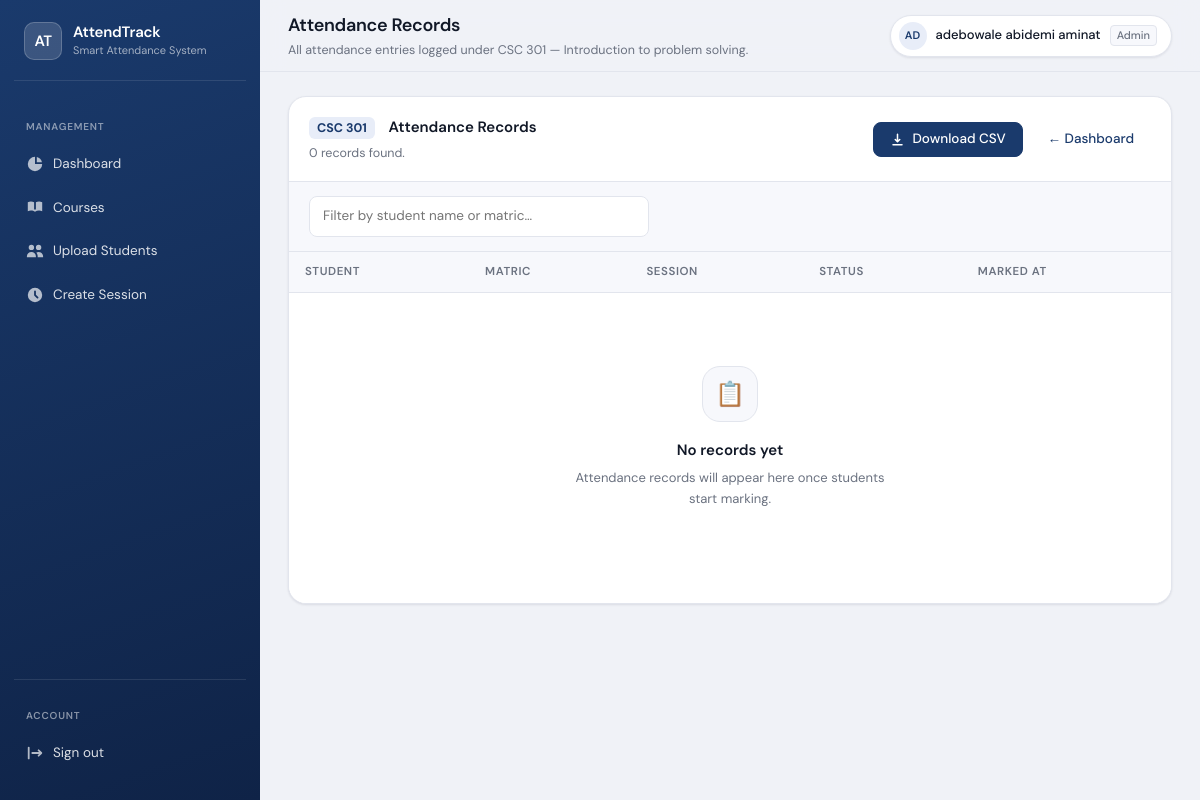
Page /courses/1/records/ (signed in) on the committed database.
### attendance/models.py (models this page shows, shortened)
class Course(models.Model):
    code = models.CharField(max_length=20, unique=True, db_index=True)
    title = models.CharField(max_length=150)
    lecturer = models.ForeignKey(
        User,
        on_delete=models.CASCADE,
        related_name="courses_taught",
        limit_choices_to={"role": "admin"},
    )
    level = models.CharField(max_length=10, db_index=True)
    created_at = models.DateTimeField(auto_now_add=True)
    class Meta:
        ordering = ["code"]
        verbose_name = "Course"

class User(AbstractUser):
    ROLE_CHOICES = (
        ("admin", "Admin / Lecturer"),
        ("student", "Student"),
    )
    username = None
    first_name = None
    last_name = None
    matric_number = models.CharField(max_length=30, unique=True, db_index=True)
    full_name = models.CharField(max_length=150)
    email = models.EmailField(blank=True, null=True)
    role = models.CharField(max_length=20, choices=ROLE_CHOICES, default="student", db_index=True)
    is_active = models.BooleanField(default=True)
    is_staff = models.BooleanField(default=False)
    date_joined = models.DateTimeField(default=timezone.now)
    USERNAME_FIELD = "matric_number"
    REQUIRED_FIELDS = ["full_name"]
    groups = models.ManyToManyField(
        "auth.Group",
        related_name="attendance_users",
        blank=True,
        verbose_name="groups",
    )
    user_permissions = models.ManyToManyField(
        "auth.Permission",
        related_name="attendance_user_permissions",
        blank=True,
        verbose_name="user permissions",
    )
    objects = UserManager()
    class Meta:
        verbose_name = "User"
        verbose_name_plural = "Users"
        ordering = ["full_name"]

### attendance/views.py (the view, shortened to what this page needs)
# urls.py: path("courses/<int:course_id>/records/",         course_records,       name="course-records"),
@login_required
@user_passes_test(is_admin_user, login_url="/login/")
def course_records(request, course_id):
    course = get_object_or_404(Course, id=course_id, lecturer=request.user)
    records = (
        AttendanceRecord.objects
        .filter(session__course=course)
        .select_related("student", "session", "session__course")
        .order_by("-marked_at")
    )
    session_summaries = []
    seen = set()
    return render(request, "course_records.html", {
        "course": course,
        "records": records,
        "session_summaries": session_summaries,
    })

### attendance/views.py (called while the page is built)
def is_admin_user(user):
    return user.is_authenticated and user.role == "admin"

### templates/course_records.html (shortened to what this page needs)
{% extends 'base.html' %}
{% block page_heading %}Attendance Records{% endblock %}
{% block page_subheading %}All attendance entries logged under {{ course.code }} — {{ course.title }}.{% endblock %}
{% block content %}
<div class="card" style="padding:0;overflow:hidden;">
    <div style="display:flex;align-items:center;justify-content:space-between;flex-wrap:wrap;gap:12px;padding:18px 20px;border-bottom:1px solid var(--border);">
        <div>
            <div class="card-title">
                <span style="font-size:12.5px;background:var(--primary-3);color:var(--primary);border-radius:6px;padding:3px 8px;font-weight:700;margin-right:10px;">{{ course.code }}</span>
                Attendance Records
            </div>
            <div class="card-subtitle" style="margin-top:4px;">{{ records|length }} record{{ records|length|pluralize }} found.</div>
        </div>
        <div class="toolbar">
            <a href="{% url 'course-export' course.id %}" class="btn btn-primary">
                <svg viewBox="0 0 20 20" fill="currentColor"><path fill-rule="evenodd" d="M3 17a1 1 0 011-1h12a1 1 0 110 2H4a1 1 0 01-1-1zm3.293-7.707a1 1 0 011.414 0L9 10.586V3a1 1 0 112 0v7.586l1.293-1.293a1 1 0 111.414 1.414l-3 3a1 1 0 01-1.414 0l-3-3a1 1 0 010-1.414z" clip-rule="evenodd"/></svg>
                Download CSV
            </a>
            <a href="{% url 'dashboard' %}" class="btn btn-ghost">← Dashboard</a>
        </div>
    </div>
    <div style="padding:14px 20px;border-bottom:1px solid var(--border);background:var(--panel-2);">
        <input type="text" id="recordSearch" placeholder="Filter by student name or matric…" style="max-width:340px;margin:0;" oninput="filterRecords()">
    </div>
    <div class="table-wrap" style="border:none;border-radius:0;">
        <table id="recordsTable">
            <thead>
                <tr>
                    <th>Student</th>
                    <th>Matric</th>
                    <th>Session</th>
                    <th>Status</th>
                    <th>Marked At</th>
                </tr>
            </thead>
            <tbody id="recordsBody">
                {% for record in records %}
                <tr>
                    <td style="font-weight:500;">{{ record.student.full_name }}</td>
                    <td><span style="font-family:var(--mono);font-size:12.5px;background:var(--panel-2);border:1px solid var(--border);border-radius:6px;padding:2px 8px;">{{ record.student.matric_number }}</span></td>
                    <td class="td-muted">{{ record.session.title }}</td>
                    <td>
                        {% if record.status == "present" %}
                            <span class="badge badge-present">Present</span>
                        {% else %}
                            <span class="badge badge-late">Late</span>
                        {% endif %}
                    </td>
                    <td class="td-muted">{{ record.marked_at|date:"M d, Y H:i" }}</td>
                </tr>
                {% empty %}
                <tr>
                    <td colspan="5">
                        <div class="empty-state">
                            <div class="empty-state-icon">📋</div>
                            <h3>No records yet</h3>
                            <p>Attendance records will appear here once students start marking.</p>
                        </div>
                    </td>
                </tr>
                {% endfor %}
            </tbody>
        </table>
    </div>
</div>
{% endblock %}

### templates/base.html (shortened to what this page needs)
<!DOCTYPE html>
<html lang="en">
<head>
    <link rel="stylesheet" href="https://unpkg.com/leaflet@1.9.4/dist/leaflet.css" />
</head>
<body>
{% if user.is_authenticated %}
<div class="app-shell">
    <aside class="sidebar">
        <div class="sidebar-inner">
            <div class="brand">
                <div class="brand-logo">AT</div>
                <div class="brand-text">
                    <h2>AttendTrack</h2>
                    <p>Smart Attendance System</p>
                </div>
            </div>
            {% if user.role == "admin" %}
            <div class="nav-section">
                <div class="nav-label">Management</div>
                <a href="{% url 'dashboard' %}" class="nav-link {% if request.resolver_match.url_name == 'dashboard' %}active{% endif %}">
                    <svg class="nav-icon" viewBox="0 0 20 20" fill="currentColor"><path d="M2 10a8 8 0 018-8v8h8a8 8 0 11-16 0z"/><path d="M12 2.252A8.014 8.014 0 0117.748 8H12V2.252z"/></svg>
                    Dashboard
                </a>
                <a href="{% url 'create-course' %}" class="nav-link {% if request.resolver_match.url_name == 'create-course' %}active{% endif %}">
                    <svg class="nav-icon" viewBox="0 0 20 20" fill="currentColor"><path d="M9 4.804A7.968 7.968 0 005.5 4c-1.255 0-2.443.29-3.5.804v10A7.969 7.969 0 015.5 14c1.669 0 3.218.51 4.5 1.385A7.962 7.962 0 0114.5 14c1.255 0 2.443.29 3.5.804v-10A7.968 7.968 0 0014.5 4c-1.255 0-2.443.29-3.5.804V12a1 1 0 11-2 0V4.804z"/></svg>
                    Courses
                </a>
                <a href="{% url 'upload-students' %}" class="nav-link {% if request.resolver_match.url_name == 'upload-students' %}active{% endif %}">
                    <svg class="nav-icon" viewBox="0 0 20 20" fill="currentColor"><path d="M9 6a3 3 0 11-6 0 3 3 0 016 0zM17 6a3 3 0 11-6 0 3 3 0 016 0zM12.93 17c.046-.327.07-.66.07-1a6.97 6.97 0 00-1.5-4.33A5 5 0 0119 16v1h-6.07zM6 11a5 5 0 015 5v1H1v-1a5 5 0 015-5z"/></svg>
                    Upload Students
                </a>
                <a href="{% url 'create-session' %}" class="nav-link {% if request.resolver_match.url_name == 'create-session' %}active{% endif %}">
                    <svg class="nav-icon" viewBox="0 0 20 20" fill="currentColor"><path fill-rule="evenodd" d="M10 18a8 8 0 100-16 8 8 0 000 16zm1-12a1 1 0 10-2 0v4a1 1 0 00.293.707l2.828 2.829a1 1 0 101.415-1.415L11 9.586V6z" clip-rule="evenodd"/></svg>
                    Create Session
                </a>
            </div>
            {% endif %}
            <div class="sidebar-footer">
                <div class="nav-label">Account</div>
                <a href="{% url 'logout' %}" class="nav-link">
                    <svg class="nav-icon" viewBox="0 0 20 20" fill="currentColor"><path fill-rule="evenodd" d="M3 3a1 1 0 00-1 1v12a1 1 0 102 0V4a1 1 0 00-1-1zm10.293 9.293a1 1 0 001.414 1.414l3-3a1 1 0 000-1.414l-3-3a1 1 0 10-1.414 1.414L14.586 9H7a1 1 0 100 2h7.586l-1.293 1.293z" clip-rule="evenodd"/></svg>
                    Sign out
                </a>
            </div>
        </div>
    </aside>
    <div class="main">
        <header class="topbar">
            <div class="page-heading">
                <h1>{% block page_heading %}AttendTrack{% endblock %}</h1>
                <p>{% block page_subheading %}{% endblock %}</p>
            </div>
            <div class="topbar-right">
                <div class="user-chip">
                    <div class="user-avatar">{{ user.full_name|slice:":2"|upper }}</div>
                    <span class="user-name">{{ user.full_name|default:user.matric_number }}</span>
                    <span class="user-role">{{ user.role|title }}</span>
                </div>
            </div>
        </header>
        <div class="page-content">
            {% block content %}{% endblock %}
        </div>
    </div>
</div>
{% endif %}
</body>
</html>

### rows in the picture
Course: code "CSC 301", title "Introduction to problem solving"
User: full_name "AD", full_name "adebowale abidemi aminat", role "Admin"

### other values in the picture
{{ records|length }} "0"
